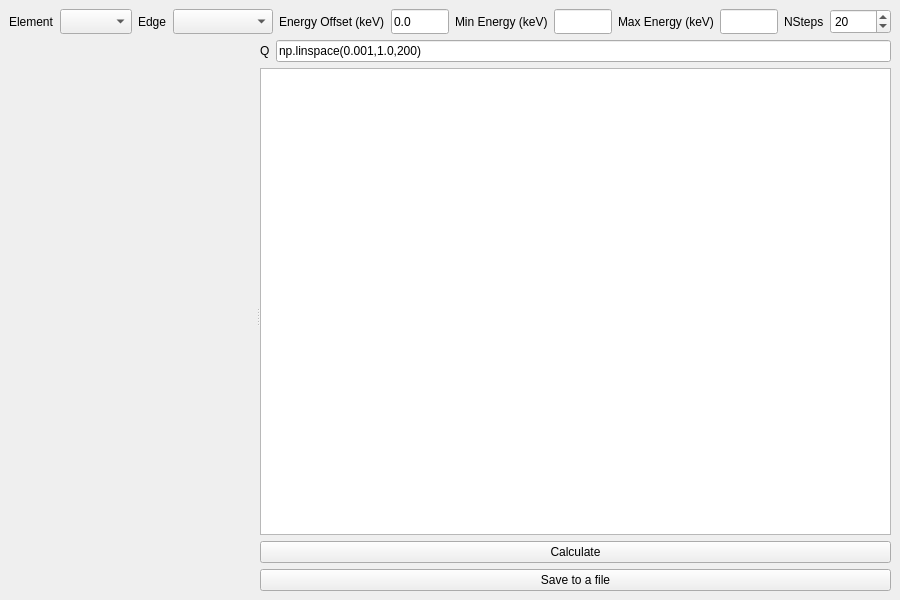
<?xml version="1.0" encoding="UTF-8"?>
<ui version="4.0">
 <class>MainWindow</class>
 <widget class="QMainWindow" name="MainWindow">
  <property name="geometry">
   <rect>
    <x>0</x>
    <y>0</y>
    <width>900</width>
    <height>600</height>
   </rect>
  </property>
  <property name="windowTitle">
   <string>MainWindow</string>
  </property>
  <widget class="QWidget" name="centralwidget">
   <layout class="QVBoxLayout" name="verticalLayout_2">
    <item>
     <layout class="QHBoxLayout" name="horizontalLayout">
      <item>
       <widget class="QLabel" name="elementLabel">
        <property name="sizePolicy">
         <sizepolicy hsizetype="Preferred" vsizetype="Fixed">
          <horstretch>0</horstretch>
          <verstretch>0</verstretch>
         </sizepolicy>
        </property>
        <property name="maximumSize">
         <size>
          <width>16777215</width>
          <height>25</height>
         </size>
        </property>
        <property name="text">
         <string>Element</string>
        </property>
       </widget>
      </item>
      <item>
       <widget class="QComboBox" name="elementComboBox">
        <property name="maximumSize">
         <size>
          <width>16777215</width>
          <height>25</height>
         </size>
        </property>
       </widget>
      </item>
      <item>
       <widget class="QLabel" name="edgeLabel">
        <property name="sizePolicy">
         <sizepolicy hsizetype="Preferred" vsizetype="Fixed">
          <horstretch>0</horstretch>
          <verstretch>0</verstretch>
         </sizepolicy>
        </property>
        <property name="maximumSize">
         <size>
          <width>16777215</width>
          <height>25</height>
         </size>
        </property>
        <property name="text">
         <string>Edge</string>
        </property>
       </widget>
      </item>
      <item>
       <widget class="QComboBox" name="edgeComboBox">
        <property name="sizePolicy">
         <sizepolicy hsizetype="Preferred" vsizetype="Fixed">
          <horstretch>0</horstretch>
          <verstretch>0</verstretch>
         </sizepolicy>
        </property>
        <property name="minimumSize">
         <size>
          <width>100</width>
          <height>0</height>
         </size>
        </property>
        <property name="maximumSize">
         <size>
          <width>16777215</width>
          <height>25</height>
         </size>
        </property>
       </widget>
      </item>
      <item>
       <widget class="QLabel" name="offsetLabel">
        <property name="sizePolicy">
         <sizepolicy hsizetype="Preferred" vsizetype="Fixed">
          <horstretch>0</horstretch>
          <verstretch>0</verstretch>
         </sizepolicy>
        </property>
        <property name="maximumSize">
         <size>
          <width>16777215</width>
          <height>25</height>
         </size>
        </property>
        <property name="text">
         <string>Energy Offset (keV)</string>
        </property>
       </widget>
      </item>
      <item>
       <widget class="QLineEdit" name="EOffsetLineEdit">
        <property name="maximumSize">
         <size>
          <width>16777215</width>
          <height>25</height>
         </size>
        </property>
        <property name="text">
         <string>0.0</string>
        </property>
       </widget>
      </item>
      <item>
       <widget class="QLabel" name="minEnergyLabel">
        <property name="sizePolicy">
         <sizepolicy hsizetype="Preferred" vsizetype="Fixed">
          <horstretch>0</horstretch>
          <verstretch>0</verstretch>
         </sizepolicy>
        </property>
        <property name="maximumSize">
         <size>
          <width>16777215</width>
          <height>25</height>
         </size>
        </property>
        <property name="text">
         <string>Min Energy (keV)</string>
        </property>
       </widget>
      </item>
      <item>
       <widget class="QLineEdit" name="minEnergyLineEdit">
        <property name="maximumSize">
         <size>
          <width>16777215</width>
          <height>25</height>
         </size>
        </property>
       </widget>
      </item>
      <item>
       <widget class="QLabel" name="maxEnergyLabel">
        <property name="sizePolicy">
         <sizepolicy hsizetype="Preferred" vsizetype="Fixed">
          <horstretch>0</horstretch>
          <verstretch>0</verstretch>
         </sizepolicy>
        </property>
        <property name="maximumSize">
         <size>
          <width>16777215</width>
          <height>25</height>
         </size>
        </property>
        <property name="text">
         <string>Max Energy (keV)</string>
        </property>
       </widget>
      </item>
      <item>
       <widget class="QLineEdit" name="maxEnergyLineEdit">
        <property name="maximumSize">
         <size>
          <width>16777215</width>
          <height>25</height>
         </size>
        </property>
       </widget>
      </item>
      <item>
       <widget class="QLabel" name="NStepsLabel">
        <property name="sizePolicy">
         <sizepolicy hsizetype="Preferred" vsizetype="Fixed">
          <horstretch>0</horstretch>
          <verstretch>0</verstretch>
         </sizepolicy>
        </property>
        <property name="maximumSize">
         <size>
          <width>16777215</width>
          <height>25</height>
         </size>
        </property>
        <property name="text">
         <string>NSteps</string>
        </property>
       </widget>
      </item>
      <item>
       <widget class="QSpinBox" name="NStepsSpinBox">
        <property name="maximumSize">
         <size>
          <width>16777215</width>
          <height>25</height>
         </size>
        </property>
        <property name="minimum">
         <number>1</number>
        </property>
        <property name="maximum">
         <number>10000</number>
        </property>
        <property name="value">
         <number>20</number>
        </property>
       </widget>
      </item>
     </layout>
    </item>
    <item>
     <widget class="QSplitter" name="splitter">
      <property name="orientation">
       <enum>Qt::Horizontal</enum>
      </property>
      <widget class="PlotWidget" name="plotWidget" native="true">
       <property name="sizePolicy">
        <sizepolicy hsizetype="Expanding" vsizetype="Expanding">
         <horstretch>0</horstretch>
         <verstretch>0</verstretch>
        </sizepolicy>
       </property>
       <property name="minimumSize">
        <size>
         <width>0</width>
         <height>0</height>
        </size>
       </property>
       <property name="maximumSize">
        <size>
         <width>16777215</width>
         <height>16777215</height>
        </size>
       </property>
      </widget>
      <widget class="QWidget" name="">
       <layout class="QVBoxLayout" name="verticalLayout">
        <item>
         <layout class="QHBoxLayout" name="horizontalLayout_2">
          <item>
           <widget class="QLabel" name="qLabel">
            <property name="sizePolicy">
             <sizepolicy hsizetype="Fixed" vsizetype="Preferred">
              <horstretch>0</horstretch>
              <verstretch>0</verstretch>
             </sizepolicy>
            </property>
            <property name="text">
             <string>Q</string>
            </property>
           </widget>
          </item>
          <item>
           <widget class="QLineEdit" name="qLineEdit">
            <property name="sizePolicy">
             <sizepolicy hsizetype="Preferred" vsizetype="Fixed">
              <horstretch>0</horstretch>
              <verstretch>0</verstretch>
             </sizepolicy>
            </property>
            <property name="text">
             <string>np.linspace(0.001,1.0,200)</string>
            </property>
           </widget>
          </item>
         </layout>
        </item>
        <item>
         <widget class="QTextEdit" name="resultTextEdit">
          <property name="sizePolicy">
           <sizepolicy hsizetype="Preferred" vsizetype="Expanding">
            <horstretch>0</horstretch>
            <verstretch>0</verstretch>
           </sizepolicy>
          </property>
          <property name="minimumSize">
           <size>
            <width>0</width>
            <height>0</height>
           </size>
          </property>
          <property name="maximumSize">
           <size>
            <width>16777215</width>
            <height>16777215</height>
           </size>
          </property>
         </widget>
        </item>
        <item>
         <widget class="QPushButton" name="calculatePushButton">
          <property name="sizePolicy">
           <sizepolicy hsizetype="Preferred" vsizetype="Fixed">
            <horstretch>0</horstretch>
            <verstretch>0</verstretch>
           </sizepolicy>
          </property>
          <property name="minimumSize">
           <size>
            <width>0</width>
            <height>0</height>
           </size>
          </property>
          <property name="maximumSize">
           <size>
            <width>16777215</width>
            <height>16777215</height>
           </size>
          </property>
          <property name="text">
           <string>Calculate</string>
          </property>
         </widget>
        </item>
        <item>
         <widget class="QPushButton" name="savePushButton">
          <property name="sizePolicy">
           <sizepolicy hsizetype="Preferred" vsizetype="Fixed">
            <horstretch>0</horstretch>
            <verstretch>0</verstretch>
           </sizepolicy>
          </property>
          <property name="minimumSize">
           <size>
            <width>0</width>
            <height>0</height>
           </size>
          </property>
          <property name="maximumSize">
           <size>
            <width>16777215</width>
            <height>16777215</height>
           </size>
          </property>
          <property name="text">
           <string>Save to a file</string>
          </property>
         </widget>
        </item>
       </layout>
      </widget>
     </widget>
    </item>
   </layout>
  </widget>
 </widget>
 <customwidgets>
  <customwidget>
   <class>PlotWidget</class>
   <extends>QWidget</extends>
   <header>PlotWidget</header>
   <container>1</container>
  </customwidget>
 </customwidgets>
 <resources/>
 <connections/>
</ui>
